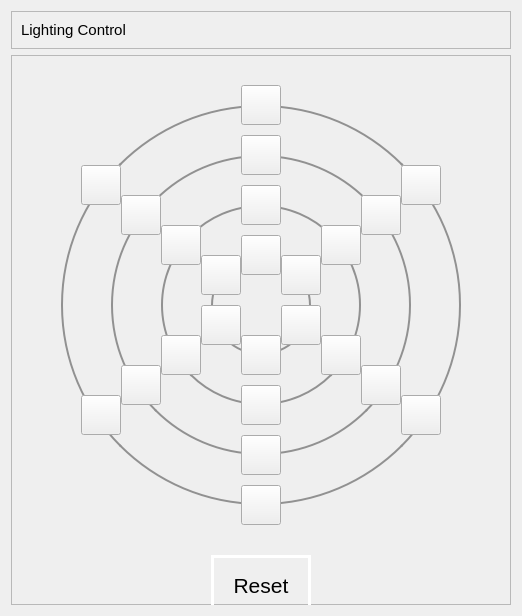
           <widget class="QWidget" name="rtiControlContainer" native="true">
            <property name="minimumSize">
             <size>
              <width>0</width>
              <height>0</height>
             </size>
            </property>
            <property name="maximumSize">
             <size>
              <width>16777215</width>
              <height>16777215</height>
             </size>
            </property>
            <layout class="QVBoxLayout" name="verticalLayout_7">
             <item alignment="Qt::AlignTop">
              <widget class="QFrame" name="frame_13">
               <property name="frameShape">
                <enum>QFrame::StyledPanel</enum>
               </property>
               <property name="frameShadow">
                <enum>QFrame::Raised</enum>
               </property>
               <layout class="QHBoxLayout" name="horizontalLayout_13">
                <item alignment="Qt::AlignLeft">
                 <widget class="QLabel" name="label_4">
                  <property name="font">
                   <font>
                    <pointsize>11</pointsize>
                   </font>
                  </property>
                  <property name="text">
                   <string>Lighting Control</string>
                  </property>
                 </widget>
                </item>
               </layout>
              </widget>
             </item>
             <item>
              <widget class="QFrame" name="rtiFrame">
               <property name="sizePolicy">
                <sizepolicy hsizetype="Preferred" vsizetype="Expanding">
                 <horstretch>0</horstretch>
                 <verstretch>0</verstretch>
                </sizepolicy>
               </property>
               <property name="minimumSize">
                <size>
                 <width>500</width>
                 <height>550</height>
                </size>
               </property>
               <property name="styleSheet">
                <string notr="true"/>
               </property>
               <property name="frameShape">
                <enum>QFrame::StyledPanel</enum>
               </property>
               <property name="frameShadow">
                <enum>QFrame::Raised</enum>
               </property>
               <widget class="QPushButton" name="led_Layer_1">
                <property name="geometry">
                 <rect>
                  <x>50</x>
                  <y>50</y>
                  <width>400</width>
                  <height>400</height>
                 </rect>
                </property>
                <property name="styleSheet">
                 <string notr="true">border: 2px solid #919191;  /* Border color */
border-radius: 200px;  /* Half of the button's width/height */
background-color: transparent;
font-size: 16px;
color: #4CAF50;</string>
                </property>
                <property name="text">
                 <string/>
                </property>
               </widget>
               <widget class="QPushButton" name="led_Layer_3">
                <property name="geometry">
                 <rect>
                  <x>150</x>
                  <y>150</y>
                  <width>200</width>
                  <height>200</height>
                 </rect>
                </property>
                <property name="styleSheet">
                 <string notr="true">border: 2px solid #919191;  /* Border color */
border-radius: 100px;  /* Half of the button's width/height */
background-color: transparent;
font-size: 16px;
color: #4CAF50;</string>
                </property>
                <property name="text">
                 <string/>
                </property>
               </widget>
               <widget class="QPushButton" name="led_Layer_2">
                <property name="geometry">
                 <rect>
                  <x>100</x>
                  <y>100</y>
                  <width>300</width>
                  <height>300</height>
                 </rect>
                </property>
                <property name="styleSheet">
                 <string notr="true">border: 2px solid #919191;  /* Border color */
border-radius: 150px;  /* Half of the button's width/height */
background-color: transparent;
font-size: 16px;
color: #4CAF50;</string>
                </property>
                <property name="text">
                 <string/>
                </property>
               </widget>
               <widget class="QPushButton" name="led_Layer_4">
                <property name="geometry">
                 <rect>
                  <x>200</x>
                  <y>200</y>
                  <width>100</width>
                  <height>100</height>
                 </rect>
                </property>
                <property name="styleSheet">
                 <string notr="true">border: 2px solid #919191;  /* Border color */
border-radius: 50px;  /* Half of the button's width/height */
background-color: transparent;
font-size: 16px;
color: #4CAF50;</string>
                </property>
                <property name="text">
                 <string/>
                </property>
               </widget>
               <widget class="QPushButton" name="led_button_16">
                <property name="geometry">
                 <rect>
                  <x>230</x>
                  <y>30</y>
                  <width>40</width>
                  <height>40</height>
                 </rect>
                </property>
                <property name="styleSheet">
                 <string notr="true"/>
                </property>
                <property name="text">
                 <string/>
                </property>
               </widget>
               <widget class="QPushButton" name="led_button_14">
                <property name="geometry">
                 <rect>
                  <x>230</x>
                  <y>130</y>
                  <width>40</width>
                  <height>40</height>
                 </rect>
                </property>
                <property name="styleSheet">
                 <string notr="true"/>
                </property>
                <property name="text">
                 <string/>
                </property>
               </widget>
               <widget class="QPushButton" name="led_button_15">
                <property name="geometry">
                 <rect>
                  <x>230</x>
                  <y>80</y>
                  <width>40</width>
                  <height>40</height>
                 </rect>
                </property>
                <property name="styleSheet">
                 <string notr="true"/>
                </property>
                <property name="text">
                 <string/>
                </property>
               </widget>
               <widget class="QPushButton" name="led_button_3">
                <property name="geometry">
                 <rect>
                  <x>230</x>
                  <y>330</y>
                  <width>40</width>
                  <height>40</height>
                 </rect>
                </property>
                <property name="styleSheet">
                 <string notr="true"/>
                </property>
                <property name="text">
                 <string/>
                </property>
               </widget>
               <widget class="QPushButton" name="led_button_13">
                <property name="geometry">
                 <rect>
                  <x>230</x>
                  <y>180</y>
                  <width>40</width>
                  <height>40</height>
                 </rect>
                </property>
                <property name="styleSheet">
                 <string notr="true"/>
                </property>
                <property name="text">
                 <string/>
                </property>
               </widget>
               <widget class="QPushButton" name="led_button_2">
                <property name="geometry">
                 <rect>
                  <x>230</x>
                  <y>380</y>
                  <width>40</width>
                  <height>40</height>
                 </rect>
                </property>
                <property name="styleSheet">
                 <string notr="true"/>
                </property>
                <property name="text">
                 <string/>
                </property>
               </widget>
               <widget class="QPushButton" name="led_button_10">
                <property name="geometry">
                 <rect>
                  <x>110</x>
                  <y>140</y>
                  <width>40</width>
                  <height>40</height>
                 </rect>
                </property>
                <property name="styleSheet">
                 <string notr="true"/>
                </property>
                <property name="text">
                 <string/>
                </property>
               </widget>
               <widget class="QPushButton" name="led_button_17">
                <property name="geometry">
                 <rect>
                  <x>390</x>
                  <y>110</y>
                  <width>40</width>
                  <height>40</height>
                 </rect>
                </property>
                <property name="styleSheet">
                 <string notr="true"/>
                </property>
                <property name="text">
                 <string/>
                </property>
               </widget>
               <widget class="QPushButton" name="led_button_1">
                <property name="geometry">
                 <rect>
                  <x>230</x>
                  <y>430</y>
                  <width>40</width>
                  <height>40</height>
                 </rect>
                </property>
                <property name="styleSheet">
                 <string notr="true"/>
                </property>
                <property name="text">
                 <string/>
                </property>
               </widget>
               <widget class="QPushButton" name="led_button_4">
                <property name="geometry">
                 <rect>
                  <x>230</x>
                  <y>280</y>
                  <width>40</width>
                  <height>40</height>
                 </rect>
                </property>
                <property name="styleSheet">
                 <string notr="true"/>
                </property>
                <property name="text">
                 <string/>
                </property>
               </widget>
               <widget class="QPushButton" name="led_button_9">
                <property name="geometry">
                 <rect>
                  <x>70</x>
                  <y>110</y>
                  <width>40</width>
                  <height>40</height>
                 </rect>
                </property>
                <property name="styleSheet">
                 <string notr="true"/>
                </property>
                <property name="text">
                 <string/>
                </property>
               </widget>
               <widget class="QPushButton" name="led_button_22">
                <property name="geometry">
                 <rect>
                  <x>310</x>
                  <y>280</y>
                  <width>40</width>
                  <height>40</height>
                 </rect>
                </property>
                <property name="styleSheet">
                 <string notr="true"/>
                </property>
                <property name="text">
                 <string/>
                </property>
               </widget>
               <widget class="QPushButton" name="led_button_6">
                <property name="geometry">
                 <rect>
                  <x>150</x>
                  <y>280</y>
                  <width>40</width>
                  <height>40</height>
                 </rect>
                </property>
                <property name="styleSheet">
                 <string notr="true"/>
                </property>
                <property name="text">
                 <string/>
                </property>
               </widget>
               <widget class="QPushButton" name="led_button_23">
                <property name="geometry">
                 <rect>
                  <x>350</x>
                  <y>310</y>
                  <width>40</width>
                  <height>40</height>
                 </rect>
                </property>
                <property name="styleSheet">
                 <string notr="true"/>
                </property>
                <property name="text">
                 <string/>
                </property>
               </widget>
               <widget class="QPushButton" name="led_button_18">
                <property name="geometry">
                 <rect>
                  <x>350</x>
                  <y>140</y>
                  <width>40</width>
                  <height>40</height>
                 </rect>
                </property>
                <property name="styleSheet">
                 <string notr="true"/>
                </property>
                <property name="text">
                 <string/>
                </property>
               </widget>
               <widget class="QPushButton" name="led_button_11">
                <property name="geometry">
                 <rect>
                  <x>150</x>
                  <y>170</y>
                  <width>40</width>
                  <height>40</height>
                 </rect>
                </property>
                <property name="styleSheet">
                 <string notr="true"/>
                </property>
                <property name="text">
                 <string/>
                </property>
               </widget>
               <widget class="QPushButton" name="led_button_20">
                <property name="geometry">
                 <rect>
                  <x>270</x>
                  <y>200</y>
                  <width>40</width>
                  <height>40</height>
                 </rect>
                </property>
                <property name="styleSheet">
                 <string notr="true"/>
                </property>
                <property name="text">
                 <string/>
                </property>
               </widget>
               <widget class="QPushButton" name="led_button_7">
                <property name="geometry">
                 <rect>
                  <x>110</x>
                  <y>310</y>
                  <width>40</width>
                  <height>40</height>
                 </rect>
                </property>
                <property name="styleSheet">
                 <string notr="true"/>
                </property>
                <property name="text">
                 <string/>
                </property>
               </widget>
               <widget class="QPushButton" name="led_button_8">
                <property name="geometry">
                 <rect>
                  <x>70</x>
                  <y>340</y>
                  <width>40</width>
                  <height>40</height>
                 </rect>
                </property>
                <property name="styleSheet">
                 <string notr="true"/>
                </property>
                <property name="text">
                 <string/>
                </property>
               </widget>
               <widget class="QPushButton" name="led_button_24">
                <property name="geometry">
                 <rect>
                  <x>390</x>
                  <y>340</y>
                  <width>40</width>
                  <height>40</height>
                 </rect>
                </property>
                <property name="styleSheet">
                 <string notr="true"/>
                </property>
                <property name="text">
                 <string/>
                </property>
               </widget>
               <widget class="QPushButton" name="led_button_21">
                <property name="geometry">
                 <rect>
                  <x>270</x>
                  <y>250</y>
                  <width>40</width>
                  <height>40</height>
                 </rect>
                </property>
                <property name="styleSheet">
                 <string notr="true"/>
                </property>
                <property name="text">
                 <string/>
                </property>
               </widget>
               <widget class="QPushButton" name="led_button_19">
                <property name="geometry">
                 <rect>
                  <x>310</x>
                  <y>170</y>
                  <width>40</width>
                  <height>40</height>
                 </rect>
                </property>
                <property name="styleSheet">
                 <string notr="true"/>
                </property>
                <property name="text">
                 <string/>
                </property>
               </widget>
               <widget class="QPushButton" name="led_button_12">
                <property name="geometry">
                 <rect>
                  <x>190</x>
                  <y>200</y>
                  <width>40</width>
                  <height>40</height>
                 </rect>
                </property>
                <property name="styleSheet">
                 <string notr="true"/>
                </property>
                <property name="text">
                 <string/>
                </property>
               </widget>
               <widget class="QPushButton" name="led_button_5">
                <property name="geometry">
                 <rect>
                  <x>190</x>
                  <y>250</y>
                  <width>40</width>
                  <height>40</height>
                 </rect>
                </property>
                <property name="styleSheet">
                 <string notr="true"/>
                </property>
                <property name="text">
                 <string/>
                </property>
               </widget>
               <widget class="QPushButton" name="rti_reset_button">
                <property name="geometry">
                 <rect>
                  <x>200</x>
                  <y>500</y>
                  <width>100</width>
                  <height>60</height>
                 </rect>
                </property>
                <property name="font">
                 <font>
                  <pointsize>16</pointsize>
                 </font>
                </property>
                <property name="styleSheet">
                 <string notr="true">border: 3px solid #ffffff;  /* Border color */
background-color: transparent;
padding: 8px;</string>
                </property>
                <property name="text">
                 <string>Reset</string>
                </property>
               </widget>
              </widget>
             </item>
            </layout>
           </widget>
